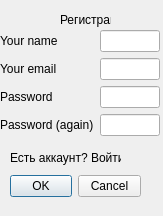
<?xml version="1.0" encoding="UTF-8"?>
<ui version="4.0">
 <class>Dialog</class>
 <widget class="QDialog" name="Dialog">
  <property name="geometry">
   <rect>
    <x>0</x>
    <y>0</y>
    <width>163</width>
    <height>216</height>
   </rect>
  </property>
  <property name="windowTitle">
   <string>Dialog</string>
  </property>
  <widget class="QDialogButtonBox" name="buttonBox">
   <property name="geometry">
    <rect>
     <x>10</x>
     <y>170</y>
     <width>131</width>
     <height>32</height>
    </rect>
   </property>
   <property name="orientation">
    <enum>Qt::Horizontal</enum>
   </property>
   <property name="standardButtons">
    <set>QDialogButtonBox::Cancel|QDialogButtonBox::Ok</set>
   </property>
  </widget>
  <widget class="QWidget" name="formLayoutWidget">
   <property name="geometry">
    <rect>
     <x>0</x>
     <y>30</y>
     <width>160</width>
     <height>111</height>
    </rect>
   </property>
   <layout class="QFormLayout" name="formLayout">
    <item row="0" column="0">
     <widget class="QLabel" name="usernameinput">
      <property name="text">
       <string>Your name</string>
      </property>
     </widget>
    </item>
    <item row="0" column="1">
     <widget class="QLineEdit" name="Username"/>
    </item>
    <item row="1" column="0">
     <widget class="QLabel" name="yourEmailLabel">
      <property name="text">
       <string>Your email</string>
      </property>
     </widget>
    </item>
    <item row="1" column="1">
     <widget class="QLineEdit" name="yourEmailLineEdit"/>
    </item>
    <item row="2" column="0">
     <widget class="QLabel" name="passwordLabel">
      <property name="text">
       <string>Password</string>
      </property>
     </widget>
    </item>
    <item row="2" column="1">
     <widget class="QLineEdit" name="passwordLineEdit"/>
    </item>
    <item row="3" column="0">
     <widget class="QLabel" name="passwordAgainLabel">
      <property name="text">
       <string>Password (again)</string>
      </property>
     </widget>
    </item>
    <item row="3" column="1">
     <widget class="QLineEdit" name="passwordAgainLineEdit"/>
    </item>
   </layout>
  </widget>
  <widget class="QLabel" name="label">
   <property name="geometry">
    <rect>
     <x>60</x>
     <y>10</y>
     <width>51</width>
     <height>20</height>
    </rect>
   </property>
   <property name="text">
    <string>Регистрация</string>
   </property>
  </widget>
  <widget class="QLabel" name="label_2">
   <property name="geometry">
    <rect>
     <x>10</x>
     <y>150</y>
     <width>111</width>
     <height>16</height>
    </rect>
   </property>
   <property name="text">
    <string>Есть аккаунт? Войти...</string>
   </property>
  </widget>
 </widget>
 <resources/>
 <connections>
  <connection>
   <sender>buttonBox</sender>
   <signal>accepted()</signal>
   <receiver>Dialog</receiver>
   <slot>accept()</slot>
   <hints>
    <hint type="sourcelabel">
     <x>248</x>
     <y>254</y>
    </hint>
    <hint type="destinationlabel">
     <x>157</x>
     <y>274</y>
    </hint>
   </hints>
  </connection>
  <connection>
   <sender>buttonBox</sender>
   <signal>rejected()</signal>
   <receiver>Dialog</receiver>
   <slot>reject()</slot>
   <hints>
    <hint type="sourcelabel">
     <x>316</x>
     <y>260</y>
    </hint>
    <hint type="destinationlabel">
     <x>286</x>
     <y>274</y>
    </hint>
   </hints>
  </connection>
 </connections>
</ui>
